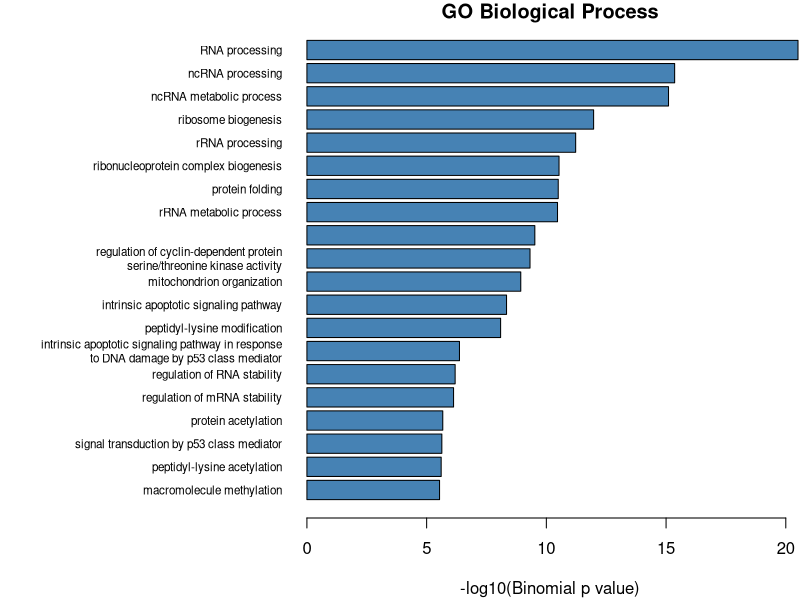
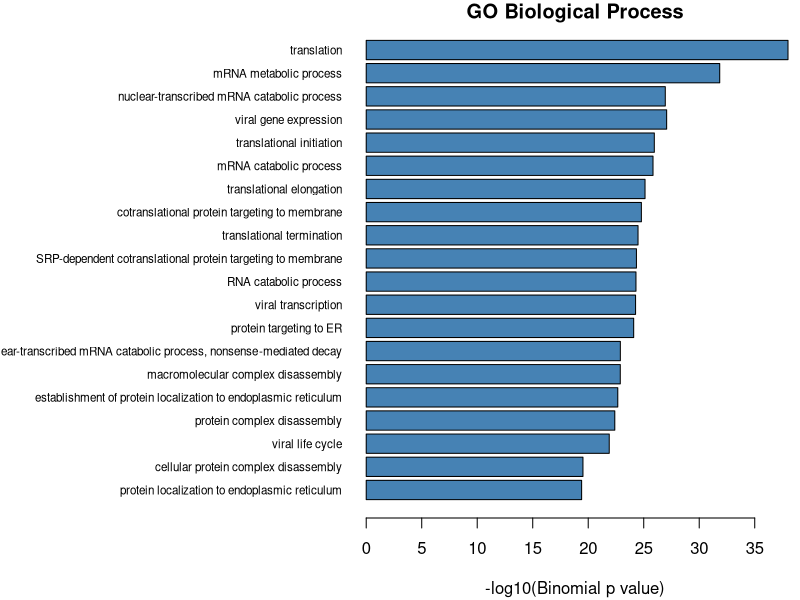

These figures' R source, in order:
 
#' # GO Biological Processes associated with HOT regions


#' ## mm9

tsv.data <- read.delim("./mm9/shown-GOBiologicalProcess.tsv",
                        header=T, sep="\t", skip=1)

tsv.data$x = -log10(tsv.data$Binom.Raw.P.Value)
sortd = tsv.data[with(tsv.data, order(-x)), ]
rownames(sortd)
# to break line in some rownames
rownames(tsv.data)[9] <- "intrinsic apoptotic signaling pathway\nin response to DNA damage"                      
rownames(tsv.data)[10] <- "regulation of cyclin-dependent protein\nserine/threonine kinase activity"
rownames(tsv.data)[14] <- "intrinsic apoptotic signaling pathway in response\nto DNA damage by p53 class mediator"

pdf("./mm9/GEOprocessesbarplot_mm9.pdf")
parOrg=par(mar=c(5, 4, 4, 2) + 0.1)
par(mar=c(4, 15, 1, 0) + 0.1)
barplot(rev(tsv.data$x), horiz=TRUE, col="steelblue", 
        cex.names=0.70,
        names.arg=rev(rownames(tsv.data)),las=1,
        cex.axis=1,
        xlab="-log10(Binomial p value)", main="GO Biological Process")
dev.off()

#' ## hg19

tsv.data <- read.delim("./hg19/shown-GOBiologicalProcess.tsv",
                       header=T, sep="\t", skip=1)

tsv.data$x = -log10(tsv.data$Binom.Raw.P.Value)
sortd = tsv.data[with(tsv.data, order(-x)), ]
rownames(sortd)

pdf("./hg19/GEOprocessesbarplot_hg19.pdf")
parOrg=par(mar=c(5, 4, 4, 2) + 0.1)
par(mar=c(4, 18, 1, 0.5) + 0.1)
barplot(rev(tsv.data$x), horiz=TRUE, col="steelblue", 
        cex.names=0.70,
        names.arg=rev(rownames(tsv.data)),las=1,
        cex.axis=1,
        xlab="-log10(Binomial p value)", main="GO Biological Process")
dev.off()





